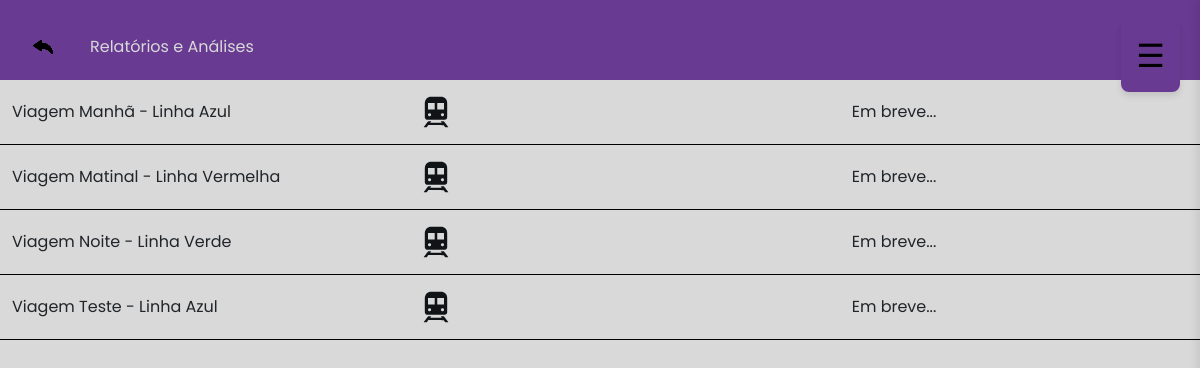
The app's page /public/relatorios.php with its own data.
### tables this page shows
CREATE TABLE viagem (
    id_viagem INT AUTO_INCREMENT PRIMARY KEY,
    id_trem_fk INT,
    id_rota_fk INT,
    data_partida DATETIME,
    data_chegada_previsao DATETIME,
    data_chegada DATETIME,
    status_viagem ENUM('Ok', 'Revisão', 'Reparo', 'Atraso') NOT NULL DEFAULT 'Ok',
    nome_viagem VARCHAR(100) NOT NULL,
    FOREIGN KEY (id_trem_fk) REFERENCES trem(id_trem),
    FOREIGN KEY (id_rota_fk) REFERENCES rota(id_rota)
);

### public/relatorios.php (the view, shortened to what this page needs)
<?php
include 'db.php';
$sql = "SELECT nome_viagem FROM viagem";
$resultRelatorios = $conn->query($sql);
$relatorios = $resultRelatorios->fetchAll(PDO::FETCH_ASSOC);
?>
<html lang="en">
<head>
    <link href="https://cdn.jsdelivr.net/npm/bootstrap@5.3.8/dist/css/bootstrap.min.css" rel="stylesheet">
    <link rel="stylesheet" href="../styles/style.css">
</head>
<body class="overflow-y-hidden">
    <main>
        <div class="container-fluid">
            <div class="row navRelat d-flex align-items-center">
                <div class="col-8 d-flex align-items-center mt-4 ms-2 welcome lh-1">
                    <button type="button" href="../public/dashboard.php" class="btn me-4"><img src="../assets/icon/seta-curva-esquerda 1.png" alt=""></button>
                    <p class="mb-0">Relatórios e Análises</p>
                </div>
                <div class="col-4">
                    <?php include 'sidebar.php'; ?>
                </div>
            </div>
            <div class="row">
                <div class="col">
                    <div class="">
                        <?php if ($resultRelatorios->rowCount() > 0): ?>
                            <?php foreach ($relatorios as $row): ?>
                                <div class="row row.cols-1 border-bottom border-black">
                                    <div class="col-12 d-flex align-items-center mt-3 mb-3">
                                        <div class="col-4" onclick="location.href='relatorioDetalhado.php?nome_viagem=<?php echo urlencode($row['nome_viagem']); ?>'">
                                            <p class="mb-0"><?php echo htmlspecialchars($row['nome_viagem']); ?></p>
                                        </div>
                                        <div class="col-2">
                                            <img src="../assets/icon/train 1.svg" alt="" class="ms-3">
                                        </div>
                                        <div class="col-6 d-flex justify-content-center align-items-center">
                                            <p  class="mb-0">Em breve...</p>
                                        </div>
                                    </div>
                                </div>
                            <?php endforeach; ?>
                        <?php endif; ?>
                    </div>
                </div>
            </div>
        </div>
    </main>
</body>
</html>

### styles/style.css (style rules this page uses)
body { background-color: #D9D9D9; font-family: 'Poppins', sans-serif; width: 100%; margin: 0; overflow-x: hidden; }
.welcome { color: #D9D9D9; }
.navRelat { background-color: #683A91; height: 10vh; }

### records on screen
viagem: nome_viagem "Viagem Manhã - Linha Azul"
viagem: nome_viagem "Viagem Matinal - Linha Vermelha"
viagem: nome_viagem "Viagem Noite - Linha Verde"
viagem: nome_viagem "Viagem Teste - Linha Azul"
